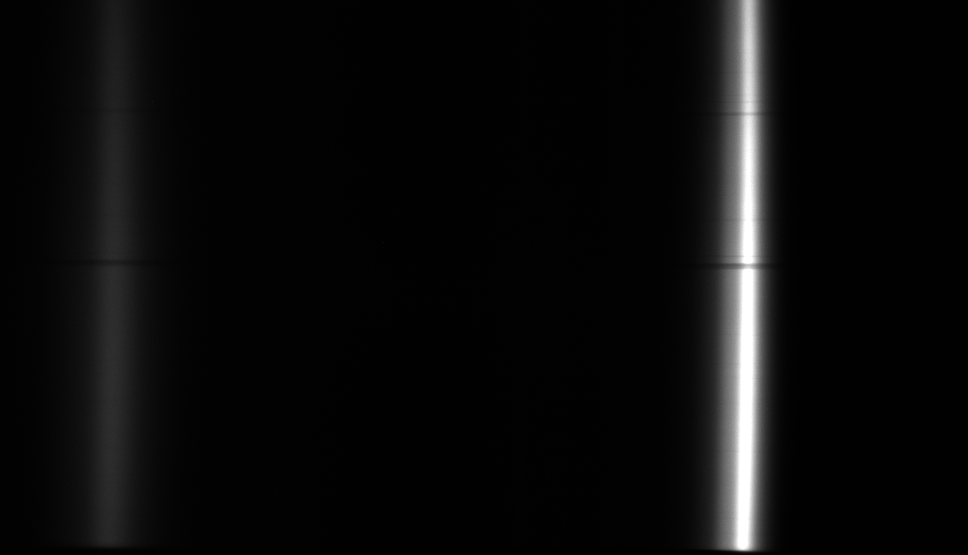
#> input picture calibration/450nmLC.png, 968 x 555 px, given in place of whiteReference, which was not available
$ python plot_radiometric_denominator.py
#> lines starting #> are read from the running program, lines starting #| are printed output that depends on the picture; pictures that were not available may be replaced by others from this repository, and a replacement may not be noted
### server/radiometric_calibration.py
import os
import numpy as np
import cv2

from Generate_cube import CubeNM

EPS = 1e-6
BASE_DIR = os.path.abspath(os.path.join(os.path.dirname(__file__), ".."))
DEFAULT_WHITE_PATH = os.path.join(BASE_DIR, "server", "whiteReferenceInChamber10W.png")
DEFAULT_DARK_PATH = os.path.join(BASE_DIR, "server", "darkReference1.png")

#Used in old results:
A = 0.7241145833
B = 288.45625


def px_to_nm(px):
    """Convert pixel index to wavelength (nm)."""
    return A * px + B

def wavelength_axis(width):
    """Return wavelength for every pixel in the image."""
    pixels = np.arange(width)
    return px_to_nm(pixels)

def load_reference_image(image_path, flip_x=True):
    """
    Load a raw grayscale reference image and optionally flip it horizontally.

    Returns:
        image: float32 array with shape (Y, W)
    """
    image = cv2.imread(image_path, cv2.IMREAD_GRAYSCALE)
    if image is None:
        raise RuntimeError(f"Could not read reference image: {image_path}")

    image = image.astype(np.float32)

    if flip_x:
        image = np.fliplr(image)

    return image


# [34 lines left out: function load_mean_reference_image, not called in this run]


def load_reference_source(reference_source, flip_x=True):
    """
    Load either one reference image or the mean of all PNGs in a directory.
    """
    if os.path.isdir(reference_source):
        return load_mean_reference_image(reference_source, flip_x=flip_x)
    return load_reference_image(reference_source, flip_x=flip_x)

# [94 lines left out: functions clip_reference_to_cube_wavelengths, radiometric_correct_cube, save_corrected_cube, not called in this run]


### server/plot_radiometric_denominator.py
import argparse
import os

import matplotlib.pyplot as plt
import numpy as np

from radiometric_calibration import load_reference_source, wavelength_axis


BASE_DIR = os.path.abspath(os.path.join(os.path.dirname(__file__), ".."))
WHITE_REFERENCE_SOURCE = os.path.join(BASE_DIR, "calibration", "whiteReference")
DARK_REFERENCE_SOURCE = os.path.join(BASE_DIR, "calibration", "darkReference")
WL_MIN = 380.0
WL_MAX = 820.0
EPS = 1e-6

LABEL_FONTSIZE = 20
TICK_FONTSIZE = 18
LEGEND_FONTSIZE = 20


def mean_reference_spectrum(reference_source, flip_x=True, wl_min=WL_MIN, wl_max=WL_MAX):
    """
    Load one reference source and return its mean spectrum over image height.

    The source can be either:
    - one PNG file
    - a directory of PNGs, in which case the mean image is used
    """
    image = load_reference_source(reference_source, flip_x=flip_x)
    wavs_nm = wavelength_axis(image.shape[1]).astype(np.float32)

    mask = (wavs_nm >= wl_min) & (wavs_nm <= wl_max)
    if not np.any(mask):
        raise RuntimeError(
            f"No wavelengths remain after clipping to {wl_min:.1f}-{wl_max:.1f} nm"
        )

    spectrum = image[:, mask].mean(axis=0).astype(np.float32)
    return wavs_nm[mask], spectrum


def compute_denominator(white_source, dark_source, flip_x=True, wl_min=WL_MIN, wl_max=WL_MAX):
    """
    Compute the mean white-dark denominator used in radiometric correction.
    """
    wavs_white, white_spectrum = mean_reference_spectrum(
        white_source,
        flip_x=flip_x,
        wl_min=wl_min,
        wl_max=wl_max,
    )
    wavs_dark, dark_spectrum = mean_reference_spectrum(
        dark_source,
        flip_x=flip_x,
        wl_min=wl_min,
        wl_max=wl_max,
    )

    if len(wavs_white) != len(wavs_dark) or not np.allclose(wavs_white, wavs_dark):
        raise RuntimeError("White and dark reference spectra do not share the same wavelength axis")

    denominator = white_spectrum - dark_spectrum
    return wavs_white, white_spectrum, dark_spectrum, denominator


def plot_denominator(wavs_nm, denominator, white_source, dark_source, out_path=None):
    """
    Plot the white-dark denominator spectrum and its inverse.
    """
    inverse_denominator = 1.0 / (denominator + EPS)

    fig, axes = plt.subplots(nrows=2, ncols=1, figsize=(10, 10), sharex=True)

    axes[0].plot(wavs_nm, denominator, color="tab:green", linewidth=2.0, label="White - dark")
    axes[0].set_ylabel("Denominator (a.u.)", fontsize=LABEL_FONTSIZE)
    axes[0].tick_params(axis="both", labelsize=TICK_FONTSIZE)
    axes[0].grid(True, alpha=0.3)
    axes[0].legend(fontsize=LEGEND_FONTSIZE)

    axes[1].plot(wavs_nm, inverse_denominator, color="tab:red", linewidth=2.0, label="1 / (white - dark)")
    axes[1].set_xlabel("Wavelength (nm)", fontsize=LABEL_FONTSIZE)
    axes[1].set_ylabel("Inverse denominator", fontsize=LABEL_FONTSIZE)
    axes[1].tick_params(axis="both", labelsize=TICK_FONTSIZE)
    axes[1].grid(True, alpha=0.3)
    axes[1].legend(fontsize=LEGEND_FONTSIZE)

    fig.tight_layout()

    if out_path is not None:
        fig.savefig(out_path, dpi=200)
        print(f"Saved denominator plot to {out_path}")

    plt.show()

    print(f"White reference source: {white_source}")
    print(f"Dark reference source:  {dark_source}")
    print(f"Denominator min={denominator.min():.4f}, max={denominator.max():.4f}, mean={denominator.mean():.4f}")
    print(
        f"Inverse denominator min={inverse_denominator.min():.4f}, "
        f"max={inverse_denominator.max():.4f}, mean={inverse_denominator.mean():.4f}"
    )


def main():
    parser = argparse.ArgumentParser(
        description="Plot the white-dark denominator using the same reference sources as server/visualization.py."
    )
    parser.add_argument(
        "--white-source",
        default=WHITE_REFERENCE_SOURCE,
        help=f"White reference source (default: {WHITE_REFERENCE_SOURCE})",
    )
    parser.add_argument(
        "--dark-source",
        default=DARK_REFERENCE_SOURCE,
        help=f"Dark reference source (default: {DARK_REFERENCE_SOURCE})",
    )
    parser.add_argument(
        "--no-flip-x",
        action="store_true",
        help="Disable horizontal flipping before reference extraction.",
    )
    parser.add_argument(
        "--save-path",
        default=None,
        help="Optional PNG output path for the denominator plot.",
    )
    args = parser.parse_args()

    wavs_nm, _, _, denominator = compute_denominator(
        args.white_source,
        args.dark_source,
        flip_x=not args.no_flip_x,
    )
#> in load_reference_image, image is the input picture: shape (555, 968); min 0, max 255, mean 11.6
#> in load_reference_image, `image = np.fliplr(image)`:
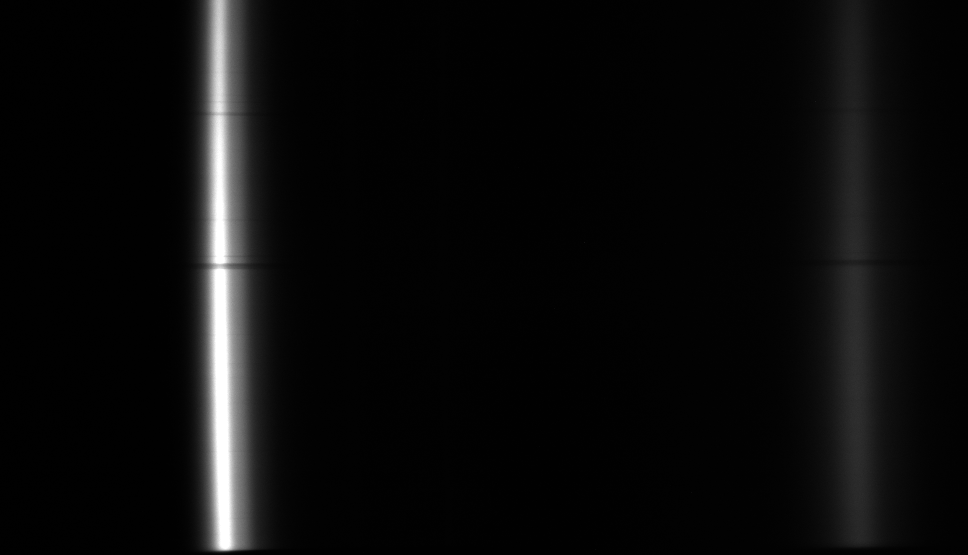
#> image: shape (555, 968) float32; min 0, max 255, mean 11.6
#> in mean_reference_spectrum, `spectrum = image[:, mask].mean(axis=0).astype(np.float32)`: spectrum = 608 values, max 242.7 at index 93, min 0.836 at index 3, mean 14.07
#> in compute_denominator, `wavs_white, white_spectrum = mean_reference_spectrum( white_source, fl..`: wavs_white = 608 values from 380.4 to 820; white_spectrum has the same summary as spectrum in mean_reference_spectrum
#> call 2 of load_reference_image, with image_path = 'calibration/darkReference', flip_x = True
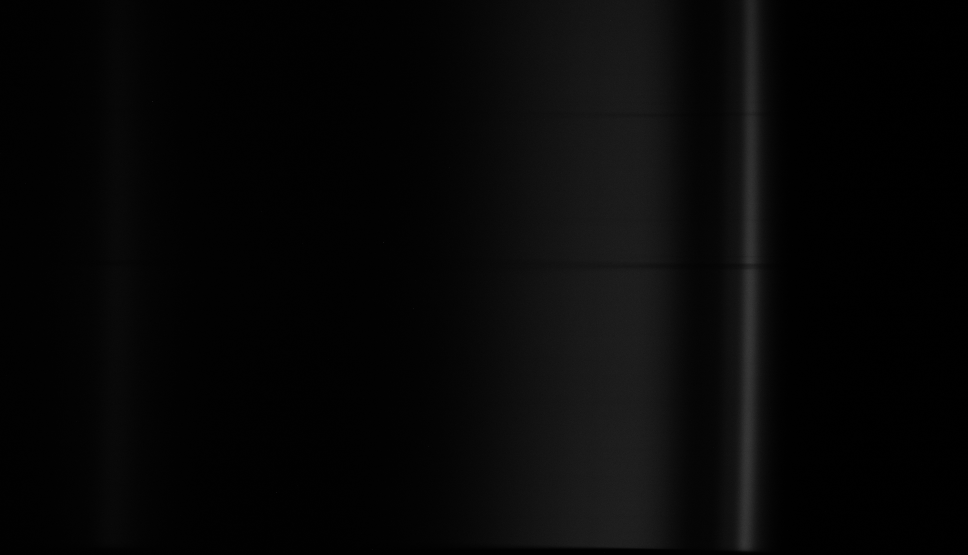
#> input picture calibration/5700K30int.png, 968 x 555 px, given in place of darkReference, which was not available
#> in load_reference_image, image is the input picture: shape (555, 968); min 0, max 56, mean 7.1
#> in load_reference_image (call 2), `image = image.astype(np.float32)`:
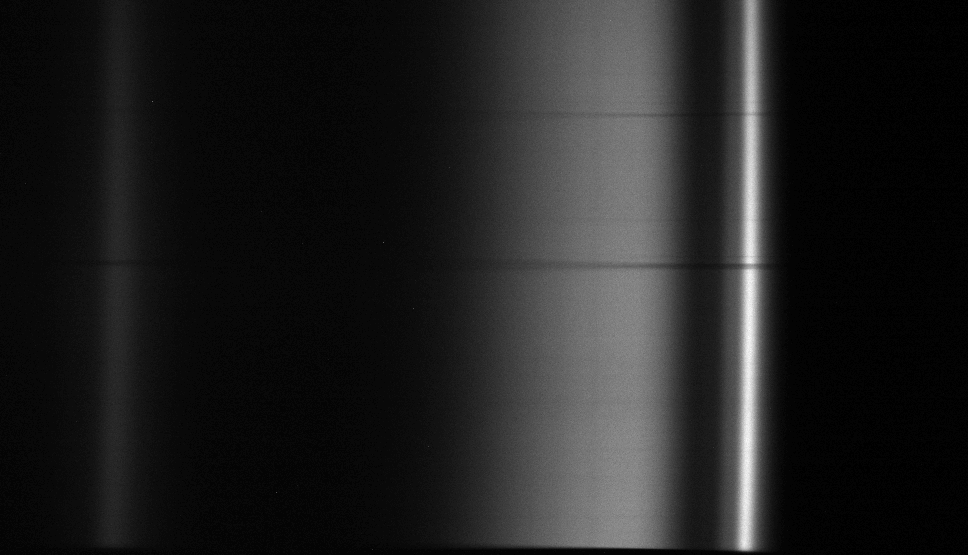
#> image: shape (555, 968) float32; min 0, max 56, mean 7.1; drawn with min black and max white
#> in load_reference_image (call 2), `image = np.fliplr(image)`:
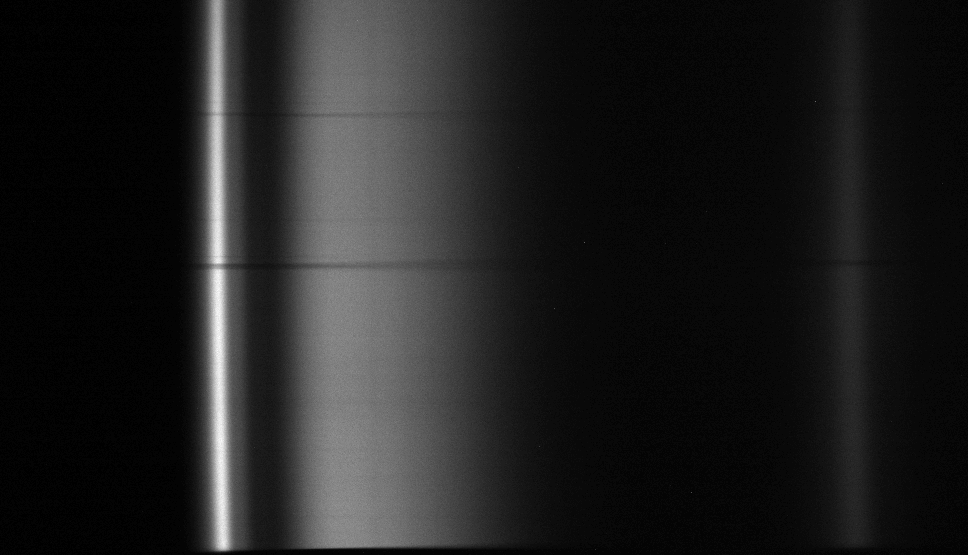
#> image: shape (555, 968) float32; min 0, max 56, mean 7.1; drawn with min black and max white
#> in compute_denominator, `wavs_dark, dark_spectrum = mean_reference_spectrum( dark_source, flip_..`: dark_spectrum = 608 values, max 46.07 at index 91, min 0.555 at index 1, mean 9.99
#> in compute_denominator, `denominator = white_spectrum - dark_spectrum`: denominator = 608 values, max 197.9 at index 94, min -25.52 at index 210, mean 4.08
#> wavs_nm = 608 values from 380.4 to 820
    plot_denominator(
        wavs_nm,
        denominator,
        white_source=args.white_source,
        dark_source=args.dark_source,
        out_path=args.save_path,
    )
#> in plot_denominator, `inverse_denominator = 1.0 / (denominator + EPS)`: inverse_denominator = 608 values, max 37 at index 508, min -111 at index 507, mean 0.219
#> in plot_denominator, `plt.show()`:
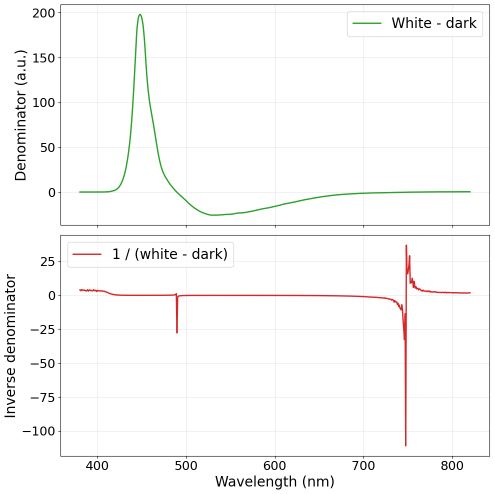
#> figure drawn by matplotlib, 2 panels; panel 2: curve peaks at x = 748.3, y = 37
#| Denominator min=-25.5189, max=197.9081, mean=4.0831
#| Inverse denominator min=-111.0124, max=36.9987, mean=0.2187


if __name__ == "__main__":
    main()
